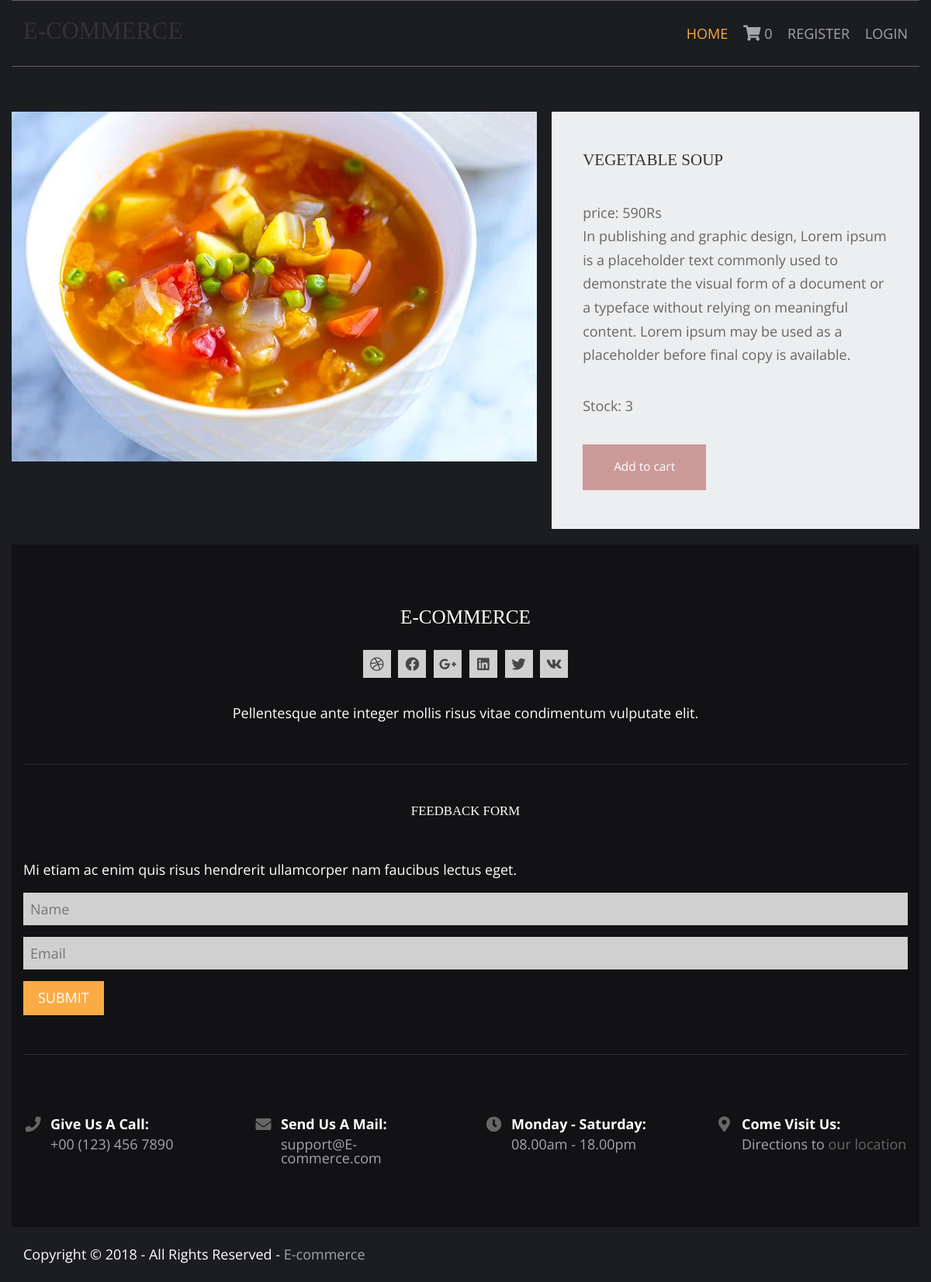
The page /vegetable-recipe/vegetable-soup on the database its author committed.
### shop/models.py (models this page shows, shortened)
class product(models.Model):
    name=models.CharField(max_length=250,unique=True)
    slug=models.SlugField(max_length=250,unique=True)
    img=models.ImageField(upload_to='product')
    desc=models.TextField()
    stock=models.IntegerField()
    available=models.BooleanField()
    price=models.IntegerField()
    category=models.ForeignKey(categ,on_delete=models.CASCADE)

### shop/views.py (the view)
# urls.py: path('<slug:c_slug>/<slug:product_slug>',views.proddetail,name='proddetail'),
def proddetail(request,c_slug,product_slug):
    try:
        prod=product.objects.get(category__slug=c_slug,slug=product_slug)
    except Exception as e:
        raise e
    return render(request,'item.html',{'pr':prod})

### cart/context_processor.py (called while the page is built)
def count(request):
    item_count=0
    if 'admin' in request.path:
        return {}
    else:
        try:
            ct=cartlist.objects.filter(cart_id=c_id(request))
            cti=item.objects.all().filter(cart=ct[:1])
            for c in cti:
                item_count+=c.quan
        except cartlist.DoesNotExist:
            item_count=0
        return dict(itc=item_count)

### cart/views.py (called while the page is built)
def c_id(request):
    ct_id=request.session.session_key
    if not ct_id:
        ct_id=request.session.create()
    return ct_id

### templates/item.html (shortened to what this page needs)
{% extends 'base.html' %}
{% load static %}
{% block content %}
<!DOCTYPE html>
<html lang="en">
<head>
    <link href="{% static 'prod/fontawesome/css/all.min.css' %}" rel="stylesheet" />
    <link href="{% static 'prod/css/templatemo-comparto.css' %}" rel="stylesheet" />
</head>
<body>
    <br><br>
        <section class="tm-mb-1" id="about">
            <div class="tm-row tm-about-row">
                <div class="tm-section-1-l">
                    <img src="{{pr.img.url}}" alt="About image" class="tm-img-responsive">
                </div>
                <article class="tm-section-1-r tm-bg-color-8">
                    <h2 class="tm-mb-2 tm-title-color">{{pr.name}}</h2>
                    <p>price: {{pr.price}}Rs <br>{{pr.desc}}</p>
                    <p>Stock: {{pr.stock}}</p>
                    {% if pr.stock <= 0 %}
                    <h3 style="color:red">Sorry. No stock available</h3>
                    {% else %}
                    <a href="{% url 'add_cart' pr.id %}" class="tm-btn tm-btn-1 tm-link-to-services">Add to cart</a>
                    {% endif %}
                </article>
            </div>
        </section>
</body>
</html>
{% endblock %}

### static/home/layout/styles/layout.css (style rules this page uses)
*, *::before, *::after { transition:all .3s ease-in-out; }
body { color:#A5A6AA; background-color:#1C1D21; }
a { color:#FBAB45; }

### static/prod/css/templatemo-comparto.css (style rules this page uses)
*, *::before, *::after { box-sizing: border-box; outline: none; }
ul, h1, h2, h3, h4, p, figure { padding: 0; margin: 0; }
body { font-family: 'Open Sans', Arial, sans-serif; font-size: 18px; overflow-x: hidden; padding-left: 15px; padding-right: 15px; margin: 0; }
h2 { font-size: 1.5rem; }
a { transition: all 0.3s ease; text-decoration: none; }
p { color: #666; line-height: 1.7; margin-bottom: 35px; }
h1, h2, h3, h4, h5, h6 { color: #333; }
.tm-mb-1 { margin-bottom: 20px; }
.tm-mb-2 { margin-bottom: 40px; }
.tm-bg-color-8 { background-color: #EDEEEF; }
.tm-img-responsive { max-width: 100%; height: auto; }
.tm-section-1-l { width: 57.85%; margin-right: 1.65%; }
.tm-section-1-r { padding: 50px 40px; width: 40.5%; }
.tm-row { display: flex; }
.tm-btn { display: inline-block; padding: 15px 40px; font-size: 1.1rem; border: none; background-color: #CC9999; color: white; }
a { color: #666; }

### static/home/layout/styles/framework.css (style rules this page uses)
html { overflow-y:scroll; overflow-x:hidden; }
html, body { margin:0; padding:0; font-size:14px; line-height:1.6em; }
*, *::before, *::after { box-sizing:border-box; }
a { outline:none; text-decoration:none; }
img { width:auto; max-width:100%; height:auto; margin:0; padding:0; border:none; line-height:normal; vertical-align:middle; }
body, input, textarea, select { font-family:Verdana, Geneva, sans-serif; }
h1, h2, h3, h4, h5, h6, .heading { font-family:Georgia, "Times New Roman", Times, serif; }
::placeholder { opacity:1; }
h1, h2, h3, h4, h5, h6, .heading { margin:0 0 20px 0; font-size:1.4rem; line-height:normal; font-weight:normal; text-transform:uppercase; }
address, article, aside, figcaption, figure, footer, header, main, nav, section { display:block; margin:0; padding:0; }

### rows shown on the page
product: img (picture), name "VEGETABLE SOUP", price "590", desc "In publishing and graphic design, Lorem ipsum is a placeholder text commonly used to demonstrate the visual form of a document or a typeface without relying on meaningful content. Lorem ipsum may be used as a placeholder before final copy is available.", stock "3"

### other values the page prints
{{ itc }} "0"
